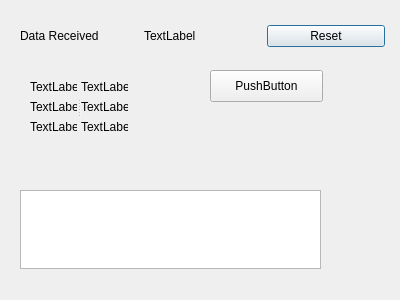
<?xml version="1.0" encoding="UTF-8"?>
<ui version="4.0">
 <class>MyDialog</class>
 <widget class="QDialog" name="MyDialog">
  <property name="geometry">
   <rect>
    <x>0</x>
    <y>0</y>
    <width>400</width>
    <height>300</height>
   </rect>
  </property>
  <property name="windowTitle">
   <string>Dialog</string>
  </property>
  <widget class="QWidget" name="layoutWidget">
   <property name="geometry">
    <rect>
     <x>20</x>
     <y>20</y>
     <width>365</width>
     <height>32</height>
    </rect>
   </property>
   <layout class="QHBoxLayout" name="horizontalLayout">
    <item>
     <widget class="QLabel" name="label_2">
      <property name="text">
       <string>Data Received</string>
      </property>
     </widget>
    </item>
    <item>
     <widget class="QLabel" name="label">
      <property name="text">
       <string>TextLabel</string>
      </property>
     </widget>
    </item>
    <item>
     <widget class="QPushButton" name="ResetButton">
      <property name="text">
       <string>Reset</string>
      </property>
     </widget>
    </item>
   </layout>
  </widget>
  <widget class="QPushButton" name="pushButton">
   <property name="geometry">
    <rect>
     <x>210</x>
     <y>70</y>
     <width>113</width>
     <height>32</height>
    </rect>
   </property>
   <property name="text">
    <string>PushButton</string>
   </property>
  </widget>
  <widget class="QPlainTextEdit" name="plainTextEdit">
   <property name="geometry">
    <rect>
     <x>20</x>
     <y>190</y>
     <width>301</width>
     <height>79</height>
    </rect>
   </property>
  </widget>
  <widget class="QSplitter" name="splitter">
   <property name="geometry">
    <rect>
     <x>30</x>
     <y>80</y>
     <width>98</width>
     <height>53</height>
    </rect>
   </property>
   <property name="orientation">
    <enum>Qt::Horizontal</enum>
   </property>
   <widget class="QWidget" name="">
    <layout class="QVBoxLayout" name="verticalLayout">
     <item>
      <widget class="QLabel" name="label_3">
       <property name="text">
        <string>TextLabel</string>
       </property>
      </widget>
     </item>
     <item>
      <widget class="QLabel" name="label_4">
       <property name="text">
        <string>TextLabel</string>
       </property>
      </widget>
     </item>
     <item>
      <widget class="QLabel" name="label_5">
       <property name="text">
        <string>TextLabel</string>
       </property>
      </widget>
     </item>
    </layout>
   </widget>
   <widget class="QWidget" name="layoutWidget_2">
    <layout class="QVBoxLayout" name="verticalLayout_2">
     <item>
      <widget class="QLabel" name="label_6">
       <property name="text">
        <string>TextLabel</string>
       </property>
      </widget>
     </item>
     <item>
      <widget class="QLabel" name="label_7">
       <property name="text">
        <string>TextLabel</string>
       </property>
      </widget>
     </item>
     <item>
      <widget class="QLabel" name="label_8">
       <property name="text">
        <string>TextLabel</string>
       </property>
      </widget>
     </item>
    </layout>
   </widget>
  </widget>
 </widget>
 <resources/>
 <connections/>
</ui>
